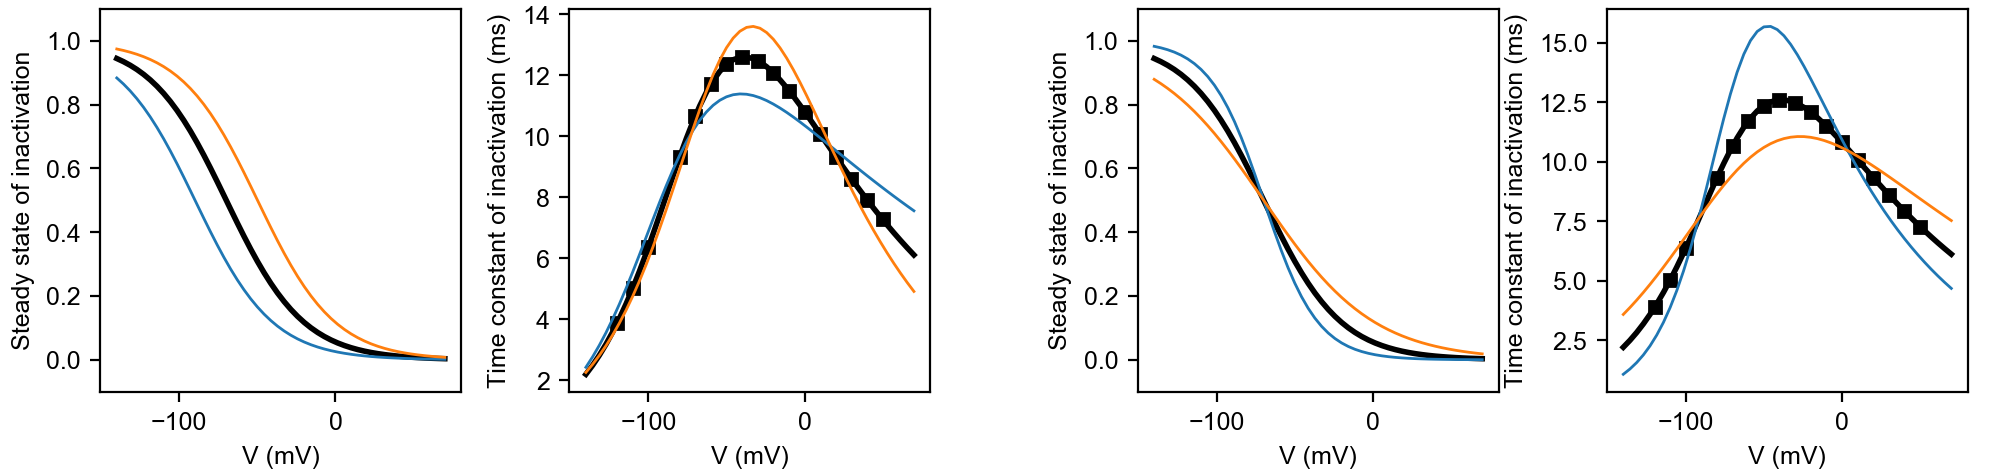

Recreate this plot in Python.
#!/usr/bin/env python3
#
# Figure: Influence of error in inf on Method 1 tau estimation
#
from __future__ import division, print_function
import os
import sys
import numpy as np
#import myokit
import matplotlib
import matplotlib.pyplot as plt
from matplotlib.gridspec import GridSpec
from matplotlib.gridspec import GridSpecFromSubplotSpec as SubGridSpec

# Load project modules
sys.path.append(os.path.abspath(os.path.join('..', '..', 'python')))
import plots
import results
import sumstat
from sumstat import simulate_all_summary_statistics as sim
from sumstat import model_steady_state_inactivation as ssi
from sumstat import model_time_constant_of_inactivation as tau
from sumstat import direct_fit_logarithmic as fit

cell = 5
base = os.path.splitext(os.path.basename(__file__))[0]

v = np.linspace(-140, 70)



#
# Shift and skey
#
dv1 = -20
dv2 = 20

ds1 = 0.7
ds2 = 1 / ds1



# Load Beattie et al. parameters for selected cell
p = results.load_kylie_parameters(cell)

# Create fake summary statistics (really good ones) with cell 5
ai = [np.array([-60, -40, -20, 0, 20, 40, 60])]
ai.append(sumstat.model_steady_state_activation(ai[0], p))
ta = [np.array([-120, -110, -100, -80, -70, -60, -50, -40, 40])]
ta.append(sumstat.model_time_constant_of_activation(ta[0], p))

tr = [np.array(
    [-120,-110,-100,-80,-70,-60,-50,-40,-30,-20,-10,0,10,20,30,40,50])]
tr.append(tau(tr[0], p))
ri = [np.array([-120,-110,-100,-80,-70,-60,-50,-40])]
ri.append(tau(ri[0], p))
iv = [np.array([-120, -110, -100,  -80,  -70,  -60,  -50,  -40]),
      np.array([-3.1, -2.1, -1.11, 0.68, 1.29, 1.63,  1.74, 1.65])]


# Set font and legend handle length
font = {'family': 'arial', 'size': 9}
matplotlib.rc('font', **font)
matplotlib.rc('legend', handlelength=1)
matplotlib.rc('lines', markersize=4)
matplotlib.rc('lines', lw=1)

# Matplotlib figure sizes are in inches
def mm(*size):
    return tuple(x / 25.4 * 1.5 for x in size)

# Create figure
fig = plt.figure(figsize=mm(170, 40), dpi=200)
grid = GridSpec(1, 2, wspace=0.25)

g0 = SubGridSpec(1, 2, subplot_spec=grid[0, 0], wspace=0.3)
g1 = SubGridSpec(1, 2, subplot_spec=grid[0, 1], wspace=0.3)

#
# Influence of shift
#

# r_inf
ax0 = fig.add_subplot(g0[0, 0])
ax0.set_xlabel('V (mV)')
ax0.set_ylabel('Steady state of inactivation')
ax0.set_ylim(-0.1, 1.1)
ax0.plot(v, ssi(v, p), 'k', lw=2)
ax0.plot(v, ssi(v, p, shift=dv1))
ax0.plot(v, ssi(v, p, shift=dv2))

# tau_r
ax1 = fig.add_subplot(g0[0, 1])
ax1.set_xlabel('V (mV)')
ax1.set_ylabel('Time constant of inactivation (ms)')
ax1.plot(tr[0], tr[1], 'ks')
ri[1] = ssi(ri[0], p)
q = fit(ta, tr, ai, ri, iv)
ax1.plot(v, tau(v, q), 'k', lw=2)
ri[1] = ssi(ri[0], p, shift=dv1)
q = fit(ta, tr, ai, ri, iv)
ax1.plot(v, tau(v, q))
ri[1] = ssi(ri[0], p, shift=dv2)
q = fit(ta, tr, ai, ri, iv)
ax1.plot(v, tau(v, q))



#
# Influence of slope
#

# r_inf
ax2 = fig.add_subplot(g1[0, 0])
ax2.set_xlabel('V (mV)')
ax2.set_ylabel('Steady state of inactivation')
ax2.set_ylim(-0.1, 1.1)
y = ssi(v, p, skew=1)
ax2.plot(v, y, 'k', lw=2)
y = ssi(v, p, skew=ds1)
ax2.plot(v, y)
y = ssi(v, p, skew=ds2)
ax2.plot(v, y)

# tau_r
ax3 = fig.add_subplot(g1[0, 1])
ax3.set_xlabel('V (mV)')
ax3.set_ylabel('Time constant of inactivation (ms)')
ax3.plot(tr[0], tr[1], 'ks')
ri[1] = ssi(ri[0], p, skew=1)
q = fit(ta, tr, ai, ri, iv)
ax3.plot(v, tau(v, q), 'k', lw=2)
ri[1] = ssi(ri[0], p, skew=ds1)
q = fit(ta, tr, ai, ri, iv)
ax3.plot(v, tau(v, q))
ri[1] = ssi(ri[0], p, skew=ds2)
q = fit(ta, tr, ai, ri, iv)
ax3.plot(v, tau(v, q))



# Finalise
fig.subplots_adjust(0.05, 0.17, 0.98, 0.98)
plt.savefig(base + '.png')
plt.savefig(base + '.pdf')

#plt.show()
